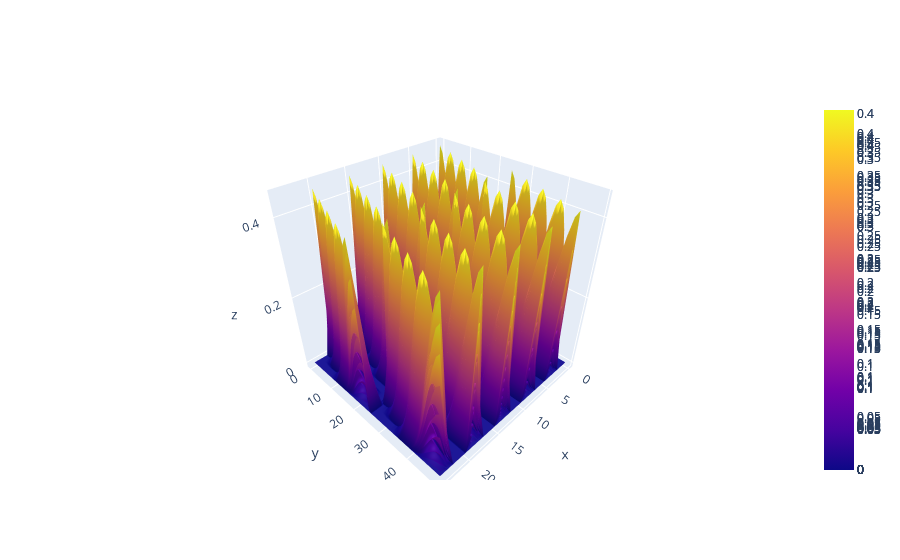

Notebook cell for this chart:
### Code cell
import pandas as pd
z_data = pd.read_csv('https://raw.githubusercontent.com/plotly/datasets/master/api_docs/mt_bruno_elevation.csv')
z = z_data.values
sh_0, sh_1 = z.shape
x, y = np.linspace(0, 1, sh_0), np.linspace(0, 1, sh_1)
print(x.shape)
print(y.shape)
print(z.shape)
print("+++++++++++++")
print(x1.shape)
print(x2.shape)
K = TPS.basis.reshape((-1, len(x1), len(x2)))
fig = go.Figure()
for i in range(K.shape[0]):
    fig.add_trace(go.Surface(z=K[i]))
fig.show()

### Figure 1 — Plotly figure (JSON) as saved in the notebook; plotly's stock layout.template omitted (floating-point values rounded to 4 significant figures; data arrays with more than 128 entries replaced by an {"elided": "..."} marker saying what was removed)
{"data": [{"type": "surface", "z": {"elided": "50x25 float values"}}, {"type": "surface", "z": {"elided": "50x25 float values"}}, {"type": "surface", "z": {"elided": "50x25 float values"}}, {"type": "surface", "z": {"elided": "50x25 float values"}}, {"type": "surface", "z": {"elided": "50x25 float values"}}, {"type": "surface", "z": {"elided": "50x25 float values"}}, {"type": "surface", "z": {"elided": "50x25 float values"}}, {"type": "surface", "z": {"elided": "50x25 float values"}}, {"type": "surface", "z": {"elided": "50x25 float values"}}, {"type": "surface", "z": {"elided": "50x25 float values"}}, {"type": "surface", "z": {"elided": "50x25 float values"}}, {"type": "surface", "z": {"elided": "50x25 float values"}}, {"type": "surface", "z": {"elided": "50x25 float values"}}, {"type": "surface", "z": {"elided": "50x25 float values"}}, {"type": "surface", "z": {"elided": "50x25 float values"}}, {"type": "surface", "z": {"elided": "50x25 float values"}}, {"type": "surface", "z": {"elided": "50x25 float values"}}, {"type": "surface", "z": {"elided": "50x25 float values"}}, {"type": "surface", "z": {"elided": "50x25 float values"}}, {"type": "surface", "z": {"elided": "50x25 float values"}}, {"type": "surface", "z": {"elided": "50x25 float values"}}, {"type": "surface", "z": {"elided": "50x25 float values"}}, {"type": "surface", "z": {"elided": "50x25 float values"}}, {"type": "surface", "z": {"elided": "50x25 float values"}}, {"type": "surface", "z": {"elided": "50x25 float values"}}], "layout": {}}
